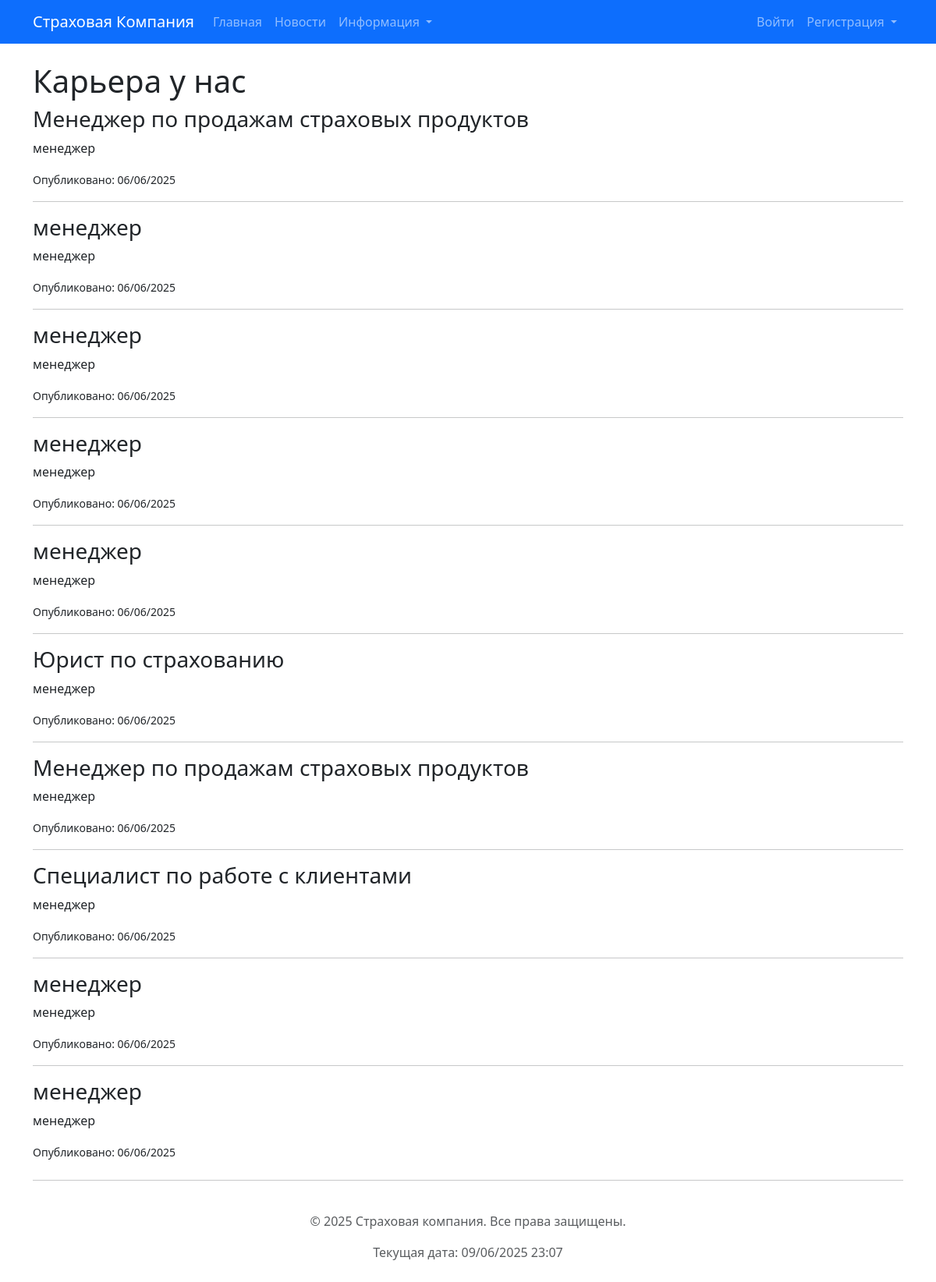
Page /vacancies/ on the committed database.
### insurance_app/models.py (models this page shows, shortened)
class Vacancy(models.Model):
    title = models.CharField(max_length=200, verbose_name="Название вакансии")
    description = models.TextField(verbose_name="Описание")
    published_at = models.DateTimeField(default=timezone.now, verbose_name="Дата публикации")
    class Meta:
        verbose_name = "Вакансия"
        verbose_name_plural = "Вакансии"
        ordering = ['-published_at']

### insurance_app/views.py (the view)
# urls.py: path('vacancies/', views.vacancies_page, name='vacancies'),
def vacancies_page(request):
    vacancies = Vacancy.objects.filter(published_at__lte=timezone.now()).order_by('-published_at')
    context = {
        'vacancies': vacancies,
        'page_title': 'Карьера у нас'
    }
    return render(request, 'insurance_app/vacancies.html', context)

### insurance_app/templates/insurance_app/vacancies.html (shortened to what this page needs)
{% extends 'base.html' %}
{% block content %}
    <h1>{{ page_title|default:"Актуальные вакансии" }}</h1>
    {% if vacancies %}
        {% for vacancy in vacancies %}
            <div class="vacancy-item">
                <h3>{{ vacancy.title }}</h3>
                <p>{{ vacancy.description|linebreaksbr }}</p>
                <p><small>Опубликовано: {{ vacancy.published_at|date:"d/m/Y" }}</small></p>
            </div>
            {% if not forloop.last %}<hr>{% endif %}
        {% endfor %}
    {% else %}
        <p>На данный момент открытых вакансий нет. Следите за обновлениями!</p>
    {% endif %}
{% endblock %}

### rows in the picture
Vacancy: title "Менеджер по продажам страховых продуктов", description "менеджер", published_at "06/06/2025"
Vacancy: title "менеджер", description "менеджер", published_at "06/06/2025"
Vacancy: title "менеджер", description "менеджер", published_at "06/06/2025"
Vacancy: title "менеджер", description "менеджер", published_at "06/06/2025"
Vacancy: title "менеджер", description "менеджер", published_at "06/06/2025"
Vacancy: title "Юрист по страхованию", description "менеджер", published_at "06/06/2025"
Vacancy: title "Менеджер по продажам страховых продуктов", description "менеджер", published_at "06/06/2025"
Vacancy: title "Специалист по работе с клиентами", description "менеджер", published_at "06/06/2025"
Vacancy: title "менеджер", description "менеджер", published_at "06/06/2025"
Vacancy: title "менеджер", description "менеджер", published_at "06/06/2025"

### other values in the picture
{{ page_title|default:"Актуальные вакансии" }} "Карьера у нас"
